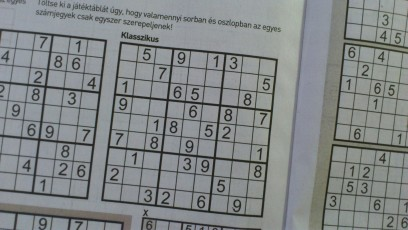
#> input picture Practice/Sudoku_rs.jpg, 408 x 230 px
$ python 11_01_c_hough_lines.py
#> lines starting #> are read from the running program, lines starting #| are printed output that depends on the picture
"""
@file hough_lines.py
@brief This program demonstrates line finding with the Hough transform
https://docs.opencv.org/3.4.1/d9/db0/tutorial_hough_lines.html
"""
import sys
import math
import cv2
import numpy as np


def main(argv):
    # [load]
    default_file = "Sudoku_rs.jpg"
    filename = argv[0] if len(argv) > 0 else default_file

    # Loads an image
    im_src = cv2.imread(filename, cv2.IMREAD_GRAYSCALE)
#> im_src: shape (230, 408); min 20, max 180, mean 133.4

    # Check if image is loaded fine
    if im_src is None:
        print('Error opening image!')
        print('Usage: hough_lines.py [image_name -- default ' + default_file + '] \n')
        return -1
    # [load]

    # [edge_detection]
    # Edge detection
    im_dst = cv2.Canny(im_src, 50, 200, None, 3)
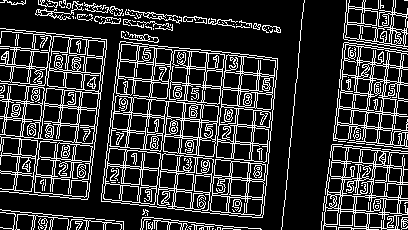
#> im_dst: shape (230, 408); 20% white in thin lines or dots
    # [edge_detection]

    # Copy edges to the images that will display the results in BGR
    im_dst_bgr = cv2.cvtColor(im_dst, cv2.COLOR_GRAY2BGR)
#> im_dst_bgr: shape (230, 408, 3); 20% white in thin lines or dots
    im_dst_prob_bgr = im_dst_bgr.copy()

    # [hough_lines]
    #  Standard Hough Line Transform
    lines = cv2.HoughLines(im_dst, 1, np.pi / 180, 140, None, 0, 0)
#> lines = 40 rows, first 8: [171, 1.68], [98, 1.68], [187, 1.68], [100, 1.68], [133, 1.68], [189, 1.68], [169, 1.68], [151, 1.68]
    # [hough_lines]
    # [draw_lines]
    # Diagonal is the longest line that can be drawn
    size_max = math.sqrt(im_dst_bgr.shape[0] ** 2 + im_dst_bgr.shape[1] ** 2)
#> size_max = 468.4
    # Draw the lines
    if lines is not None:
        for i in range(0, len(lines)):
            rho = lines[i][0][0]
            theta = lines[i][0][1]
            a = math.cos(theta)
            b = math.sin(theta)
            x0 = a * rho
            y0 = b * rho
            # Computing line endpoints outside of image matrix
            pt1 = (int(x0 + size_max * (-b)), int(y0 + size_max * a))
            pt2 = (int(x0 - size_max * (-b)), int(y0 - size_max * a))
            cv2.line(im_dst_bgr, pt1, pt2, (0, 0, 255), 3, cv2.LINE_AA)
#> this loop made 40 passes
#> (rho, theta, a, b, x0, y0, pt1, pt2) on passes 1 to 10: (171, 1.68, -0.105, 0.995, -17.87, 170.1, (-483, 121), (447, 219)), (98, 1.68, -0.105, 0.995, -10.24, 97.46, (-476, 48), (455, 146)), (187, 1.68, -0.105, 0.995, -19.55, 186, (-485, 137), (446, 234)), (100, 1.68, -0.105, 0.995, -10.45, 99.45, (-476, 50), (455, 148)), (133, 1.68, -0.105, 0.995, -13.9, 132.3, (-479, 83), (451, 181)), (189, 1.68, -0.105, 0.995, -19.76, 188, (-485, 139), (446, 236)), (169, 1.68, -0.105, 0.995, -17.67, 168.1, (-483, 119), (448, 217)), (151, 1.68, -0.105, 0.995, -15.78, 150.2, (-481, 101), (450, 199)), (80, 1.68, -0.105, 0.995, -8.36, 79.56, (-474, 30), (457, 128)), (63, 1.68, -0.105, 0.995, -6.59, 62.65, (-472, 13), (459, 111))
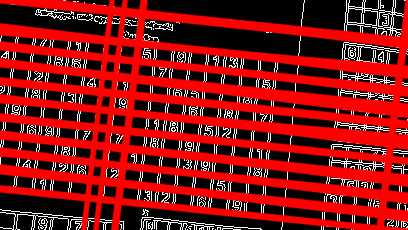
#> im_dst_bgr: shape (230, 408, 3); mean B, G, R 20, 20, 137.9
    # [draw_lines]

    # [hough_lines_p]
    # Probabilistic Line Transform
    lines_prob = cv2.HoughLinesP(im_dst, 1, np.pi / 180, 50, None, 50, 10)
#> lines_prob = 137 rows, first 6: [101, 198, 262, 215], [101, 201, 256, 217], [1, 81, 101, 91], [0, 134, 94, 144], [111, 112, 271, 129], [0, 63, 103, 74]
    # [hough_lines_p]
    # [draw_lines_p]
    # Draw the lines
    if lines_prob is not None:
        for i in range(0, len(lines_prob)):
            l = lines_prob[i][0]
            cv2.line(im_dst_prob_bgr, (int(l[0]), int(l[1])), (int(l[2]), int(l[3])), (0, 0, 255), 3, cv2.LINE_AA)
#> this loop made 137 passes
#> l on passes 1 to 12: [101, 198, 262, 215], [101, 201, 256, 217], [1, 81, 101, 91], [0, 134, 94, 144], [111, 112, 271, 129], [0, 63, 103, 74], [2, 99, 98, 109], [103, 181, 264, 198], [103, 183, 264, 200], [1, 46, 105, 57], [1, 152, 92, 162], [115, 78, 274, 94]
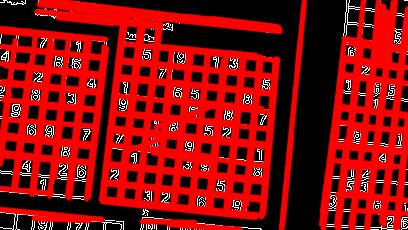
#> im_dst_prob_bgr: shape (230, 408, 3); mean B, G, R 10, 10, 139.8
    # [draw_lines_p]
    # [imshow]
    # Show results
    cv2.imshow("Source", im_src)
    cv2.imshow("Detected Lines (in red) - Standard Hough Line Transform", im_dst_bgr)
    cv2.imshow("Detected Lines (in red) - Probabilistic Line Transform", im_dst_prob_bgr)
    # [imshow]
    # [exit]
    # Wait and Exit
    cv2.waitKey(0)

    return 0
    # [exit]


if __name__ == "__main__":
    main(sys.argv[1:])
